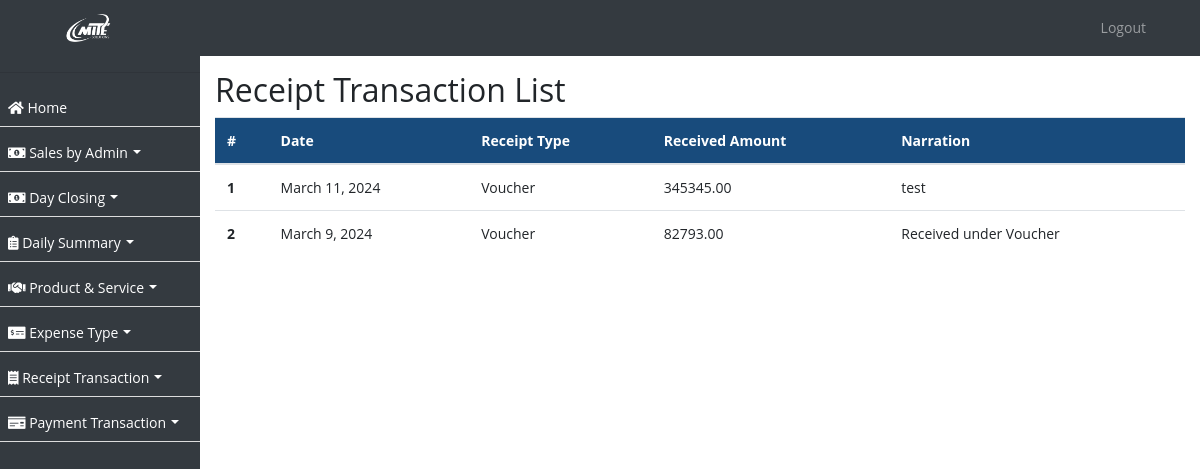
Page /receipt-transaction/ on the committed database.
### ezshopapp/models.py (models this page shows, shortened)
class ReceiptTransaction(models.Model):
    date = models.DateField()
    receipt_type = models.ForeignKey(ReceiptType, on_delete=models.CASCADE)
    received_amount = models.DecimalField(max_digits=10, decimal_places=2)
    narration = models.TextField()
    created_on = models.DateTimeField(auto_now_add=True, null=True)

class ReceiptType(models.Model):
    name = models.CharField(max_length=255)
    created_on = models.DateTimeField(auto_now_add=True, null=True)

### ezshopapp/views.py (the view)
# urls.py: path('receipt-transaction/', ReceiptTransactionListView.as_view(), name='receipt_transaction_list'),
class ReceiptTransactionListView(ListView):
    model = ReceiptTransaction
    template_name = 'receipt_transaction_list.html'
    def get_queryset(self):
        return ReceiptTransaction.objects.order_by('-created_on')

### ezshopapp/templates/receipt_transaction_list.html (shortened to what this page needs)
{% extends 'base.html' %}
{% block content %}
  <h2>Receipt Transaction List</h2>
  <table class="table">
    <thead>
      <tr>
        <th scope="col">#</th>
        <th scope="col">Date</th>
        <th scope="col">Receipt Type</th>
        <th scope="col">Received Amount</th>
        <th scope="col">Narration</th>
      </tr>
    </thead>
    <tbody>
      {% for receipt_transaction in object_list %}
        <tr>
          <th scope="row">{{ forloop.counter }}</th>
          <td>{{ receipt_transaction.date }}</td>
          <td>{{ receipt_transaction.receipt_type.name }}</td>
          <td>{{ receipt_transaction.received_amount }}</td>
          <td>{{ receipt_transaction.narration }}</td>
        </tr>
      {% endfor %}
    </tbody>
  </table>
{% endblock %}

### ezshopapp/templates/base.html (style rules this page uses)
body, p, h1, h2, h3, h4, h5, h6, a, li, label, input, div, span, small { font-family: "Open Sans", sans-serif !important; }
body, p, a, li, li>a { font-size:14px !important; }
body { padding-top: 56px; background-color: #ffffff !important; }
table thead { border-radius: 5px !important; }
table thead th { vertical-align: bottom; border-bottom: 2px solid #dee2e6; background-color: #184b7c !important; color: #fff !important; }
tbody { border-bottom: 0px !important; }
table { border:1px !important; }
div>.table-responsive, table, table>thead { border-radius: 10px !important; }

### rows in the picture
ReceiptTransaction: date "March 11, 2024", receipt_type.name "Voucher", received_amount "345345.00", narration "test"
ReceiptTransaction: date "March 9, 2024", receipt_type.name "Voucher", received_amount "82793.00", narration "Received under Voucher"
